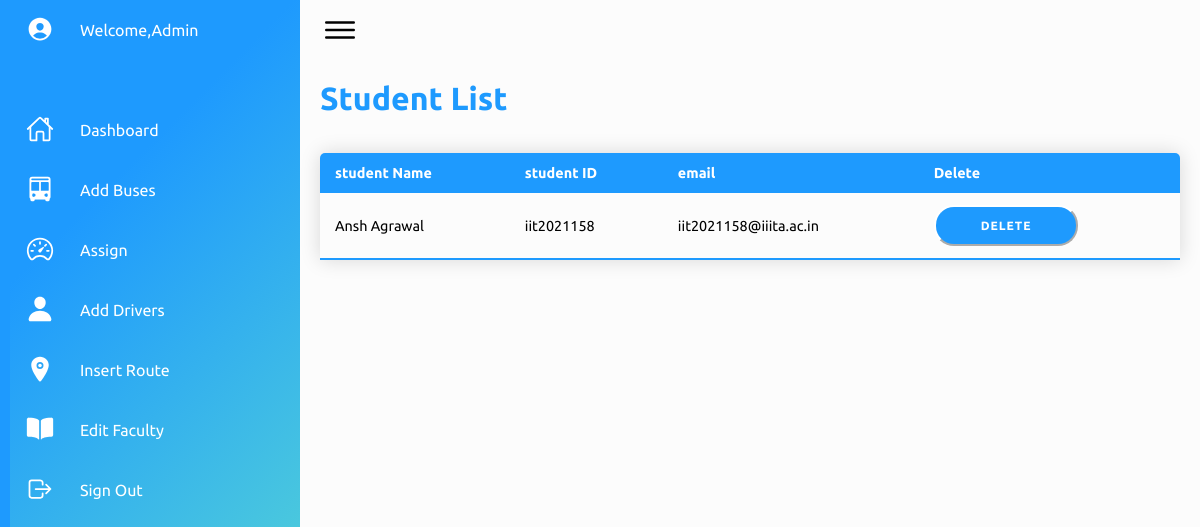
The page /admin/addstudent/addstudent.php (signed in) on the database its author committed.
### tables this page shows
CREATE TABLE `student` (
  `student_id` varchar(10) NOT NULL,
  `name` varchar(50) NOT NULL,
  `email` varchar(50) NOT NULL,
  `password` varchar(50) NOT NULL
);

### admin/addstudent/addstudent.php (the view, shortened to what this page needs)
<?php
include('../../authentication/connection.php');
?>
<!DOCTYPE html>
<html lang="en">
    <head>
        <link rel="stylesheet" href="../assets/css/style.css">
    </head>
    <body>
        <div class="container">
            <div class="navigation">
            <ul>
                    <li>
                        <a href="#">
                            <span class="icon">
                                <ion-icon name="person-circle"></ion-icon>
                            </span>
                            <span class="title">Welcome,Admin</span>
                        </a>
                    </li>
                    <li>
                        <a href="../adminindex.php">
                            <span class="icon">
                                <ion-icon name="home-outline"></ion-icon>
                            </span>
                            <span class="title">Dashboard</span>
                        </a>
                    </li>
                    <li>
                        <a href="../addbus/addbus.php">
                            <span class="icon">
                                <ion-icon name="bus"></ion-icon>
                            </span>
                            <span class="title">Add Buses</span>
                        </a>
                    </li>
                    <li>
                        <a href="../adddrives/adddrives.php">
                            <span class="icon">
                                <ion-icon name="speedometer-outline"></ion-icon>
                            </span>
                            <span class="title">Assign</span>
                        </a>
                    </li>
                    <li>
                        <a href="../adddriver/adddriver.php">
                            <span class="icon">
                                <ion-icon name="person"></ion-icon>
                            </span>
                            <span class="title">Add Drivers</span>
                        </a>
                    </li>
                    <li>
                        <a href="../addroute/addroute.php">
                            <span class="icon">
                                <ion-icon name="location"></ion-icon>
                            </span>
                            <span class="title">Insert Route</span>
                        </a>
                    </li>
                    <li>
                        <a href="../addfaculty/addfaculty.php">
                            <span class="icon">
                                <ion-icon name="book"></ion-icon>
                            </span>
                            <span class="title">Edit Faculty</span>
                        </a>
                    </li>
                    <li>
                    <li>
                        <a href="../../logout/logout.php">
                            <span class="icon">
                                <ion-icon name="log-out-outline"></ion-icon>
                            </span>
                            <span class="title">Sign Out</span>
                        </a>
                    </li>
                </ul>
            </div>
            <div class="main">
                <div class="topbar">
                    <div class="toggle">
                        <ion-icon name="menu-outline"></ion-icon>
                    </div>
                </div>
                <div class="details">
                      <h1>Student List</h1><br><br>
                        <table class="content-table">
                            <thead>
                                <tr>
                                    <th>student Name</th>
                                    <th>student ID</th>
                                    <th>email</th>
                                    <th>Delete</th>
                                </tr>
                            </thead>
                        <tbody>
                            <?php
                            $sql = "SELECT * FROM student";
                            $result = $conn->query($sql);
                            if ($result!=false && $result->num_rows > 0) {
                                while($row = $result->fetch_assoc()) {
                                    echo "<tr>";
                                    echo "<td>" . $row["name"] . "</td>";
                                    echo "<td>" . $row["student_id"] . "</td>";
                                    echo "<td>" . $row["email"] . "</td>";
                                    echo "<td>
                                    <form action='addstudent_delete.php' method='POST'>
                                    <input type='hidden' name='student_id' value='" . $row["student_id"] . "' id = 'student_id' >
                                    <button type='submit'>DELETE</button>
                                    </form>
                                    </td>";
                                    echo "</tr>";
                                }
                            } else {
                                echo "0 results";
                            }
                            ?>
                        </tbody>
                    </table>
                </div>
            </div>
        </div>
   </body>
</html>

### admin/assets/css/style.css (style rules this page uses)
* { font-family: "Ubuntu", sans-serif; margin: 0; padding: 0; box-sizing: border-box; }
:root { --blue: #1e9afe; --white: #fff; --gray: #f5f5f5; --black1: #222; --black2: #999; }
body { min-height: 100vh; overflow-x: hidden; }
.container { position: relative; width: 100%; }
.navigation { position: fixed; width: 300px; height: 100%; background-color: #60dfcd; background-image: linear-gradient(315deg, #60dfcd 0%, #1e9afe 74%); border-left: 10px solid var(--blue); transition: 0.5s; overflow: hidden; }
.navigation ul { position: absolute; top: 0; left: 0; width: 100%; }
h1 { color: #1e9afe; align-items:center; }
.navigation ul li { position: relative; width: 100%; list-style: none; border-top-left-radius: 30px; border-bottom-left-radius: 30px; }
.navigation ul li:nth-child(1) { margin-bottom: 40px; pointer-events: none; }
.navigation ul li a { position: relative; display: block; width: 100%; display: flex; text-decoration: none; color: var(--white); }
.navigation ul li a .icon { position: relative; display: block; min-width: 60px; height: 60px; line-height: 75px; text-align: center; }
.navigation ul li a .icon ion-icon { font-size: 1.75rem; }
.navigation ul li a .title { position: relative; display: block; padding: 0 10px; height: 60px; line-height: 60px; text-align: start; white-space: nowrap; }
button { border-radius: 20px; border-color:#FFFFFF; background-color: #1e9afe; color: #FFFFFF; font-size: 12px; font-weight: bold; padding: 12px 45px; letter-spacing: 1px; text-transform: uppercase; transition: transform 80ms ease-in; }
.content-table { border-collapse: collapse; font-size: 0.9em; min-width: 400px; border-radius: 5px 5px 0 0; overflow: hidden; box-shadow: 0 0 20px rgba(0, 0, 0, 0.15); }
.content-table thead tr { background-color: #1e9afe; color: #ffffff; text-align: left; font-weight: bold; }
.content-table th, .content-table td { padding: 12px 15px; }
.content-table tbody tr { border-bottom: 1px solid #dddddd; }
.content-table tbody tr:last-of-type { border-bottom: 2px solid #1e9afe; }
.main { position: absolute; width: calc(100% - 300px); left: 300px; min-height: 100vh; background-color:#fcfcfc; transition: 0.5s; }
.topbar { width: 100%; height: 60px; display: flex; justify-content: space-between; align-items: center; padding: 0 10px; }
.toggle { position: relative; width: 60px; height: 60px; display: flex; justify-content: center; align-items: center; font-size: 2.5rem; cursor: pointer; }
.details { position: relative; width: 100%; padding: 20px; display: block; }
.details table { width: 100%; border-collapse: collapse; }

### rows shown on the page
student: name "Ansh Agrawal", student_id "iit2021158", email "iit2021158@iiita.ac.in"
